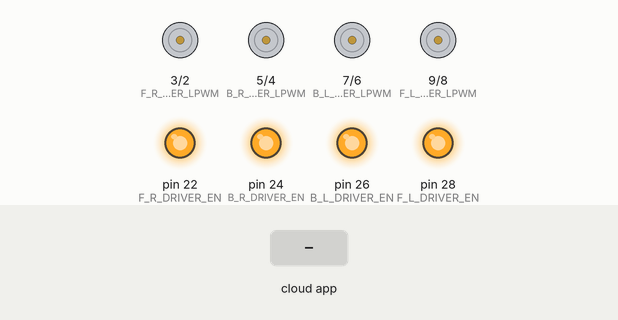
Simulated run of this sketch. Board: Arduino Mega 2560, built with avr-gcc and run on an emulated ATmega2560. Parts: motor-driver pin pairs drawn as motors (green arrow = first pin HIGH = forward, orange = second pin HIGH = backward, longer = more drive), output pins drawn as LEDs (lit = HIGH). The test bench sets the inputs (shaded band). The ROS host is connected and sends only what is stated.

Above: at 1.2 s.
1.3 s: the phone or cloud app sets linear.x to -100
At 1.7 s:
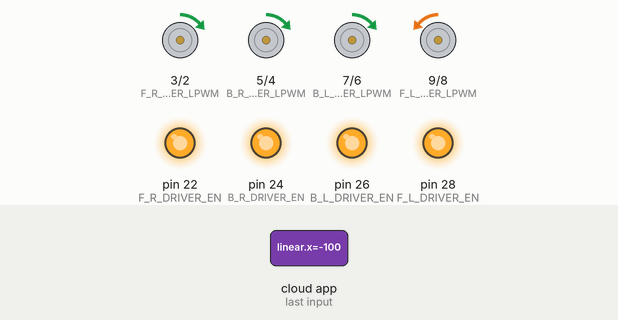
2.8 s: the phone or cloud app sets linear.x to 100
At 3.8 s:
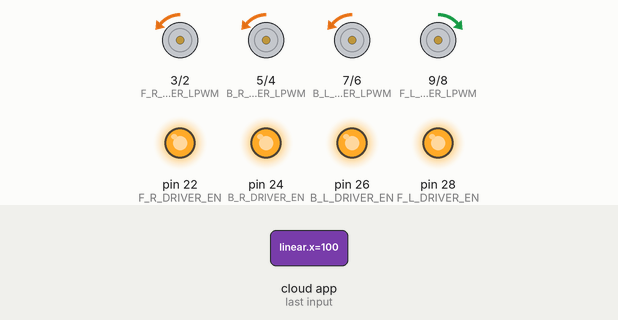
4.3 s: the phone or cloud app sets angular.z to -100
At 4.7 s:
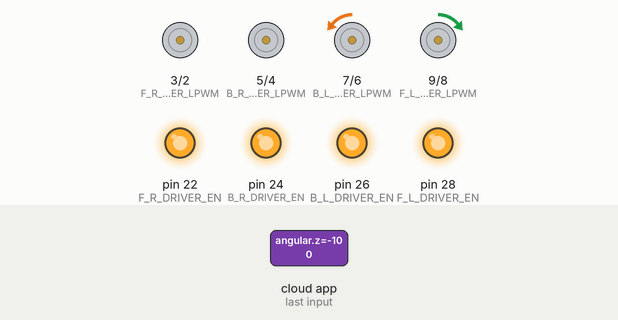
5.8 s: the phone or cloud app sets angular.z to 100
At 6.2 s:
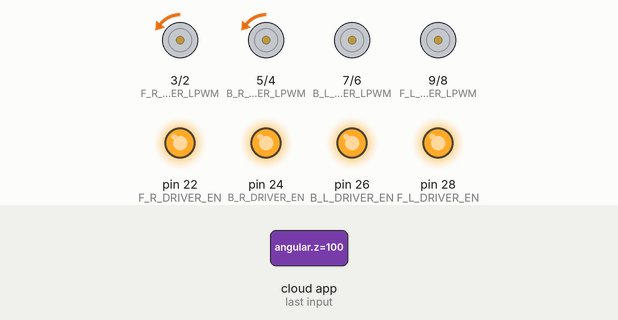
7.3 s: the phone or cloud app sets linear.x to 0
At 8.5 s:
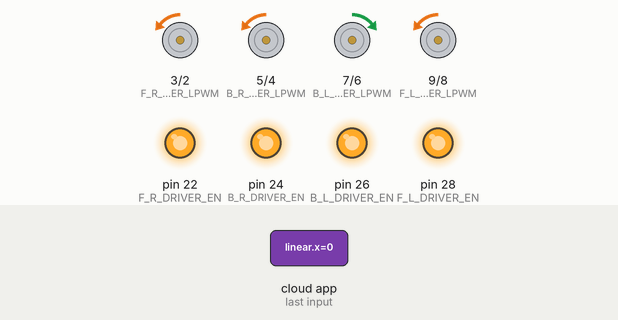
8.8 s: the phone or cloud app sets angular.z to -100
At 9.5 s:
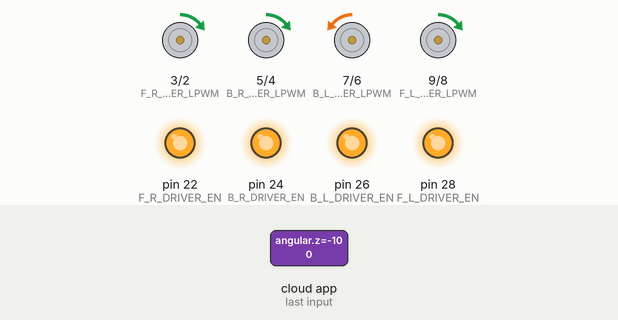
Timing chart, 0 to 11.3 s (numbered marks = the images above; inputs shaded):
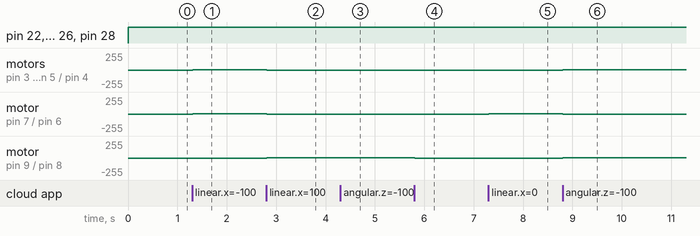

The sketch:

ROBOT_v2.0.ino
```cpp
#include <Arduino.h>
#include <ros.h>
#include "move.h"
#include <std_msgs/String.h>
#include <geometry_msgs/Twist.h>

int move_linear_x = 0;
int move_angular_z = 0;
int move_state = 0;
int fn_return = 0;


void onTwist(const geometry_msgs::Twist &msg);

ros::NodeHandle  nh;

std_msgs::String str_msg_write;
ros::Publisher chatter("4_wheel/write", &str_msg_write);

ros::Subscriber<geometry_msgs::Twist> sub("4_wheel/cmd_vel", &onTwist);


void setup() {
  move_pin_init();

  nh.initNode();
  nh.advertise(chatter);
  nh.subscribe(sub);
}

void loop() {

  nh.spinOnce();

  Wheel_move(move_state, move_linear_x, move_angular_z);
  delay(10);

}


void onTwist(const geometry_msgs::Twist &msg) {
  move_linear_x = msg.linear.x;
  move_state = msg.linear.z;
  move_angular_z = msg.angular.z;

  char read_data[40];
  sprintf(read_data, "state:%d linear_x:%d anguler_z:%d", move_state, move_linear_x, move_angular_z);
  ros_log(read_data);
}

void ros_log(char* msg) {
  str_msg_write.data = msg;
  chatter.publish( &str_msg_write);
}
```

move.h
```cpp
#define F_L_DRIVER_EN 28
#define F_L_DRIVER_RPWM 8
#define F_L_DRIVER_LPWM 9

#define F_R_DRIVER_EN 22
#define F_R_DRIVER_RPWM 2
#define F_R_DRIVER_LPWM 3

#define B_L_DRIVER_EN 26
#define B_L_DRIVER_RPWM 6
#define B_L_DRIVER_LPWM 7

#define B_R_DRIVER_EN 24
#define B_R_DRIVER_RPWM 4
#define B_R_DRIVER_LPWM 5

// L high at left move forward

int F_L_RPWM = 0;
int F_L_LPWM = 0;

int F_R_RPWM = 10;
int F_R_LPWM = 0;

int B_L_RPWM = 0;
int B_L_LPWM = 0;

int B_R_RPWM = 0;
int B_R_LPWM = 0;


void move_pin_init(){
  pinMode( F_L_DRIVER_EN , OUTPUT);
  pinMode( F_L_DRIVER_RPWM , OUTPUT);
  pinMode( F_L_DRIVER_LPWM , OUTPUT);

  pinMode( F_R_DRIVER_EN , OUTPUT);
  pinMode( F_R_DRIVER_RPWM , OUTPUT);
  pinMode( F_R_DRIVER_LPWM , OUTPUT);

  pinMode( B_L_DRIVER_EN , OUTPUT);
  pinMode( B_L_DRIVER_RPWM , OUTPUT);
  pinMode( B_L_DRIVER_LPWM , OUTPUT);

  pinMode( B_R_DRIVER_EN , OUTPUT);
  pinMode( B_R_DRIVER_RPWM , OUTPUT);
  pinMode( B_R_DRIVER_LPWM , OUTPUT);

  digitalWrite( F_L_DRIVER_EN, LOW);
  digitalWrite( F_R_DRIVER_EN, LOW);
  digitalWrite( B_L_DRIVER_EN, LOW);
  digitalWrite( B_R_DRIVER_EN, LOW);
}


int Wheel_move(int move_state, int linear_x, int angular_z){
  int state = 0;
  if (move_state == 1) {
    state = 1;

    F_L_RPWM = 0;
    F_L_LPWM = 0;
    F_R_RPWM = 0;
    F_R_LPWM = 0;
    B_L_RPWM = 0;
    B_L_LPWM = 0;
    B_R_RPWM = 0;
    B_R_LPWM = 0;

  }
  else {
    if (linear_x > 0){
      F_L_RPWM = 0;
      F_L_LPWM = linear_x;

      F_R_RPWM = linear_x;
      F_R_LPWM = 0;

      B_L_RPWM = linear_x;
      B_L_LPWM = 0;

      B_R_RPWM = linear_x;
      B_R_LPWM = 0;

      if ( angular_z > 0) {
        F_R_RPWM = F_R_RPWM + angular_z;
        if ( F_L_LPWM - angular_z > 0){
          F_L_LPWM = F_L_LPWM - angular_z;
        }
        else {
          F_L_LPWM = 0;
        }
        B_R_RPWM = B_R_RPWM + angular_z;
        if ( B_L_RPWM - angular_z > 0) {
          B_L_RPWM = B_L_RPWM - angular_z;
        }
        else {
          B_L_RPWM = 0;
        }
      }
      else if ( angular_z < 0){
        F_L_LPWM = F_L_LPWM - angular_z;
        if ( F_R_RPWM + angular_z > 0) {
          F_R_RPWM = F_R_RPWM + angular_z;
        }
        else {
          F_R_RPWM = 0;
        }
        B_L_RPWM = B_L_RPWM - angular_z;
        if ( B_R_RPWM + angular_z > 0) {
          B_R_RPWM = B_R_RPWM + angular_z;
        }
        else {
          B_R_RPWM = 0;
        }

      }

    }
    else if ( linear_x < 0) {
      F_L_RPWM = -linear_x;
      F_L_LPWM = 0;

      F_R_RPWM = 0;
      F_R_LPWM = -linear_x;

      B_L_RPWM = 0;
      B_L_LPWM = -linear_x;

      B_R_RPWM = 0;
      B_R_LPWM = -linear_x;

      if ( angular_z > 0) {
        F_R_LPWM = F_R_LPWM + angular_z;
        B_R_LPWM = B_R_LPWM + angular_z;
      }
      else if ( angular_z < 0){
        F_L_RPWM = F_L_RPWM - angular_z;
        B_L_LPWM = B_L_LPWM - angular_z;
      }

    }
    else {
      F_L_RPWM = 0;
      F_L_LPWM = 0;
      F_R_RPWM = 0;
      F_R_LPWM = 0;
      B_L_RPWM = 0;
      B_L_LPWM = 0;
      B_R_RPWM = 0;
      B_R_LPWM = 0;

      if ( angular_z > 0) {
        F_L_RPWM = angular_z * 255/100;
        F_L_LPWM = 0;

        F_R_RPWM = angular_z * 255/100;
        F_R_LPWM = 0;

        B_L_RPWM = 0;
        B_L_LPWM = angular_z * 255/100;

        B_R_RPWM = angular_z * 255/100;
        B_R_LPWM = 0;
      }
      else if ( angular_z < 0) {
        F_L_RPWM = 0;
        F_L_LPWM = -angular_z * 255/100;

        F_R_RPWM = 0;
        F_R_LPWM = -angular_z * 255/100;

        B_L_RPWM = -angular_z * 255/100;
        B_L_LPWM = 0;

        B_R_RPWM = 0;
        B_R_LPWM = -angular_z * 255/100;
      }
    }


  }

  digitalWrite( F_L_DRIVER_EN, HIGH);
  digitalWrite( F_R_DRIVER_EN, HIGH);
  digitalWrite( B_L_DRIVER_EN, HIGH);
  digitalWrite( B_R_DRIVER_EN, HIGH);

  analogWrite( F_L_DRIVER_RPWM , F_L_RPWM);
  analogWrite( F_L_DRIVER_LPWM , F_L_LPWM);

  analogWrite( F_R_DRIVER_LPWM , F_R_LPWM);
  analogWrite( F_R_DRIVER_RPWM , F_R_RPWM );

  analogWrite( B_L_DRIVER_RPWM , B_L_RPWM);
  analogWrite( B_L_DRIVER_LPWM , B_L_LPWM);

  analogWrite( B_R_DRIVER_LPWM , B_R_LPWM);
  analogWrite( B_R_DRIVER_RPWM , B_R_RPWM);

}
```

Measured:
- after the input at 1.3 s, motor on pin 3 (F_R_DRIVER_LPWM) / pin 2 (F_R_DRIVER_RPWM), motor on pin 5 (B_R_DRIVER_LPWM) / pin 4 (B_R_DRIVER_RPWM), motor on pin 7 (B_L_DRIVER_LPWM) / pin 6 (B_L_DRIVER_RPWM): stopped → forward 1/255 at once; motor on pin 9 (F_L_DRIVER_LPWM) / pin 8 (F_L_DRIVER_RPWM): stopped → backward 1/255 at once
- after the input at 2.8 s, motor on pin 3 (F_R_DRIVER_LPWM) / pin 2 (F_R_DRIVER_RPWM), motor on pin 5 (B_R_DRIVER_LPWM) / pin 4 (B_R_DRIVER_RPWM), motor on pin 7 (B_L_DRIVER_LPWM) / pin 6 (B_L_DRIVER_RPWM): forward 1/255 → backward 1/255 at once; motor on pin 9 (F_L_DRIVER_LPWM) / pin 8 (F_L_DRIVER_RPWM): backward 1/255 → forward 1/255 at once
- after the input at 4.3 s, motor on pin 3 (F_R_DRIVER_LPWM) / pin 2 (F_R_DRIVER_RPWM), motor on pin 5 (B_R_DRIVER_LPWM) / pin 4 (B_R_DRIVER_RPWM): backward 1/255 → stopped at once
- after the input at 5.8 s, motor on pin 3 (F_R_DRIVER_LPWM) / pin 2 (F_R_DRIVER_RPWM), motor on pin 5 (B_R_DRIVER_LPWM) / pin 4 (B_R_DRIVER_RPWM): stopped → backward 2/255 at once
- after the input at 7.3 s, motor on pin 7 (B_L_DRIVER_LPWM) / pin 6 (B_L_DRIVER_RPWM): stopped → forward 2/255 at once; motor on pin 9 (F_L_DRIVER_LPWM) / pin 8 (F_L_DRIVER_RPWM): stopped → backward 2/255 at once
- after the input at 8.8 s, motor on pin 3 (F_R_DRIVER_LPWM) / pin 2 (F_R_DRIVER_RPWM), motor on pin 5 (B_R_DRIVER_LPWM) / pin 4 (B_R_DRIVER_RPWM), motor on pin 9 (F_L_DRIVER_LPWM) / pin 8 (F_L_DRIVER_RPWM): backward 2/255 → forward 2/255 at once; motor on pin 7 (B_L_DRIVER_LPWM) / pin 6 (B_L_DRIVER_RPWM): forward 2/255 → backward 2/255 at once
